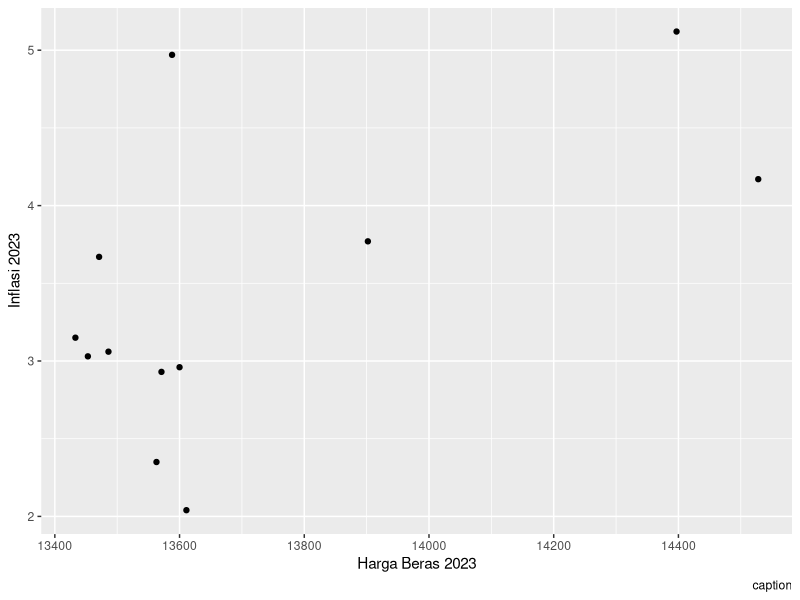

Reproduce this figure in R.
## ---- chunk 1
#| warning: false
#| echo: true
library(tidyverse)
library(readxl)
library(ggplot2)
## ---- chunk 2
library(readxl)
library(ggplot2)

dat<- read_excel("Data Metopel Inflasi dan Harga Beras 2023.xlsx")

ggplot(data = dat,
       mapping = aes(x= `Harga Beras 2023`,
                     y= `Inflasi 2023`,
                     caption= "Sumber : Badan Pusat Statistik"))+
  geom_point()
## ---- chunk 3
library(readxl)
dat<- read_excel("Data Metopel Inflasi dan Harga Beras 2023.xlsx")
head(dat)
## ---- chunk 4
library(readxl)
dat<-read_excel("DataMetopelRegresi.xlsx")
reg<-lm(Inflasi~HargaBeras,data=dat)
summary(reg)
